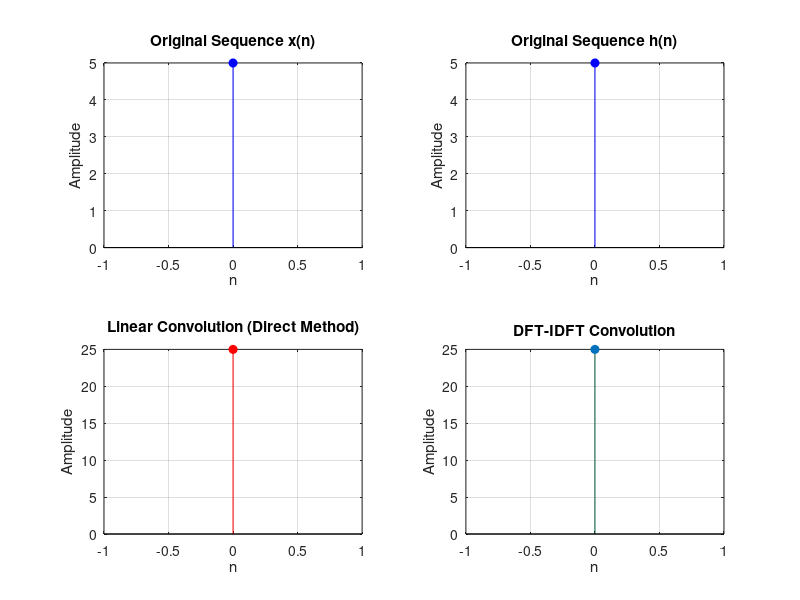

Recreate this plot in MATLAB.
clc; clear; close all;

x = input('Enter the Sequence x(n) = ');
h = input('Enter the Sequence h(n) = ');

N = length(x) + length(h) - 1;

% Original sequences
disp('Original Sequence x(n):');
disp(x);

disp('Original Sequence h(n):');
disp(h);

% Direct linear convolution
y1 = conv(x, h);

disp('Linear Convolution using Direct Method:');
disp(y1);

% DFT and IDFT method
xp = [x zeros(1, N-length(x))];
hp = [h zeros(1, N-length(h))];

X = fft(xp, N);
H = fft(hp, N);

Y = X .* H;
y2 = real(ifft(Y, N));

disp('Linear Convolution using DFT and IDFT:');
disp(y2);

% Plotting
figure;

subplot(2,2,1);
stem(0:length(x)-1, x, 'b', 'filled');
title('Original Sequence x(n)');
xlabel('n'); ylabel('Amplitude');
grid on;

subplot(2,2,2);
stem(0:length(h)-1, h, 'b', 'filled');
title('Original Sequence h(n)');
xlabel('n'); ylabel('Amplitude');
grid on;

subplot(2,2,3);
stem(0:N-1, y1, 'r', 'filled');
title('Linear Convolution (Direct Method)');
xlabel('n'); ylabel('Amplitude');
grid on;

subplot(2,2,4);
stem(0:N-1, y2, 'filled', 'Color', '#005B3A');
title('DFT-IDFT Convolution');
xlabel('n');
ylabel('Amplitude');
grid on;
